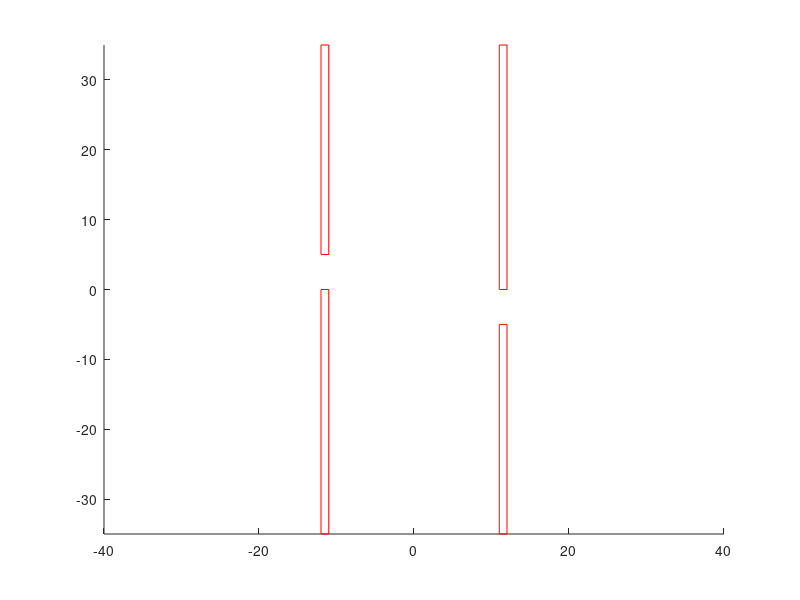

Write MATLAB code to recreate this figure.
%% Create Environment
close all
a = 30;
b = 1;
c = 35;
d = 5;
e = 11;
f = 28;
% Obstacle 1
hold on
o1 = [e,c;e+b,c;e,0;e+b,0];
plot(o1(convhull(o1),1), o1(convhull(o1),2), 'r');

% plot(o1(:,1),o1(:,2),'.')
axis([-(e+b+f) (e+b+f) -(c) c]);
% Obstacle 2
o2 = [-(e+b),c;-e,c;-(e+b),d;-e,d];
plot(o2(convhull(o2),1), o2(convhull(o2),2), 'r');
% Obstacle 3
o3 = [-(e+b),0;-e,0;-(e+b),-c;-e,-c];
plot(o3(convhull(o3),1), o3(convhull(o3),2), 'r');
% Obstacle 4
o4 = [e,-d;e+b,-d;e,-c;e+b,-c];
plot(o4(convhull(o4),1), o4(convhull(o4),2), 'r');